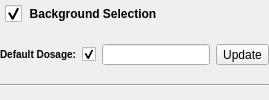
              <widget class="QDisclosableGroupBox" name="backgroundGroupBox">
               <property name="styleSheet">
                <string notr="true">QGroupBox
{
/*background-color: qlineargradient(x1: 0, y1: 0, x2: 0, y2: 1, stop: 0 #FFFFFF, stop: 1 #DCDCDC); */
background-image: url(:/DisclosableGroupBoxHeader.png);
background-position: top ;
background-repeat: repeat-x;
padding: 30 0 0 0px;
font: 85% italic 12pt &quot;Arial&quot;;
font-weight: bold;
border: 0px solid gray;
margin: 0px;
}
 
QGroupBox::title
{    
subcontrol-origin: padding;    
subcontrol-position: top left;    
padding: 5 5px;    
background-color: rgba(255, 255, 255, 0);
}
QGroupBox::indicator {    
width: 17px;    
height: 17px;
}

QGroupBox::indicator:unchecked {
 image: url(:/bullet_triangle_grey.png);
}
QGroupBox::indicator:unchecked:pressed {
 image: url(:/bullet_triangle_grey.png);
}
QGroupBox::indicator:checked { 
image: url(:/bullet_triangle_grey_down.png);
}
QGroupBox::indicator:checked:pressed { 
image: url(:/bullet_triangle_grey_down.png);
}
</string>
               </property>
               <property name="title">
                <string>Background Selection</string>
               </property>
               <property name="flat">
                <bool>true</bool>
               </property>
               <property name="checkable">
                <bool>true</bool>
               </property>
               <layout class="QGridLayout" name="gridLayout_11">
                <property name="leftMargin">
                 <number>0</number>
                </property>
                <property name="topMargin">
                 <number>0</number>
                </property>
                <property name="rightMargin">
                 <number>0</number>
                </property>
                <property name="bottomMargin">
                 <number>0</number>
                </property>
                <property name="verticalSpacing">
                 <number>5</number>
                </property>
                <item row="2" column="0" colspan="2">
                 <widget class="Line" name="line_2">
                  <property name="orientation">
                   <enum>Qt::Horizontal</enum>
                  </property>
                 </widget>
                </item>
                <item row="1" column="0" colspan="2">
                 <layout class="QHBoxLayout" name="horizontalLayout_5">
                  <property name="spacing">
                   <number>6</number>
                  </property>
                  <item>
                   <widget class="QLabel" name="label_59">
                    <property name="sizePolicy">
                     <sizepolicy hsizetype="Preferred" vsizetype="Preferred">
                      <horstretch>0</horstretch>
                      <verstretch>0</verstretch>
                     </sizepolicy>
                    </property>
                    <property name="styleSheet">
                     <string notr="true">QLabel {
font-weight: bold;
font-size: 10px;
}</string>
                    </property>
                    <property name="text">
                     <string>Default Dosage:</string>
                    </property>
                    <property name="wordWrap">
                     <bool>true</bool>
                    </property>
                   </widget>
                  </item>
                  <item>
                   <widget class="QCheckBox" name="useDefaultOffset">
                    <property name="sizePolicy">
                     <sizepolicy hsizetype="Preferred" vsizetype="Preferred">
                      <horstretch>0</horstretch>
                      <verstretch>0</verstretch>
                     </sizepolicy>
                    </property>
                    <property name="minimumSize">
                     <size>
                      <width>0</width>
                      <height>25</height>
                     </size>
                    </property>
                    <property name="styleSheet">
                     <string notr="true">QCheckbox {
font-weight: bold;
font-size: 10px;
}</string>
                    </property>
                    <property name="text">
                     <string/>
                    </property>
                    <property name="checked">
                     <bool>true</bool>
                    </property>
                   </widget>
                  </item>
                  <item>
                   <widget class="QLineEdit" name="defaultOffset">
                    <property name="sizePolicy">
                     <sizepolicy hsizetype="Maximum" vsizetype="Fixed">
                      <horstretch>0</horstretch>
                      <verstretch>0</verstretch>
                     </sizepolicy>
                    </property>
                    <property name="minimumSize">
                     <size>
                      <width>0</width>
                      <height>20</height>
                     </size>
                    </property>
                    <property name="maximumSize">
                     <size>
                      <width>125</width>
                      <height>21</height>
                     </size>
                    </property>
                    <property name="text">
                     <string/>
                    </property>
                   </widget>
                  </item>
                  <item>
                   <widget class="QToolButton" name="defaultOffsetUpdateBtn">
                    <property name="text">
                     <string>Update</string>
                    </property>
                   </widget>
                  </item>
                 </layout>
                </item>
               </layout>
              </widget>
